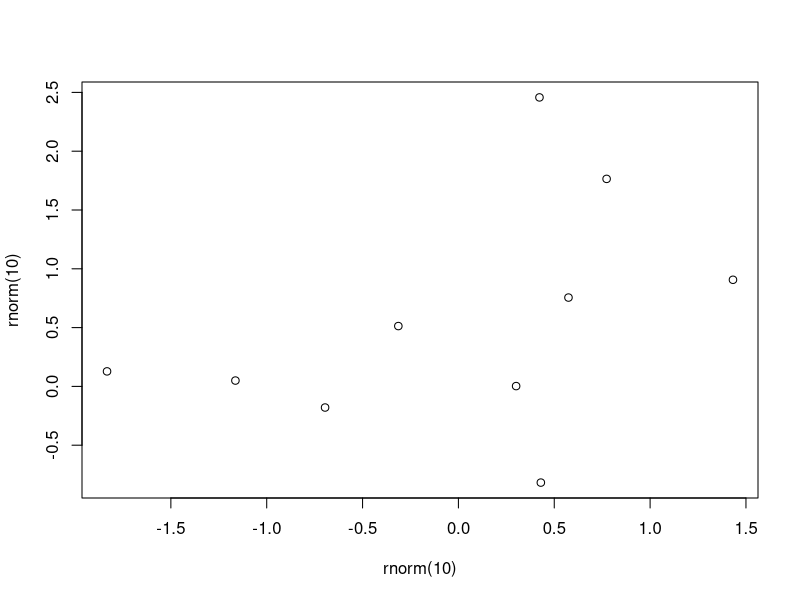
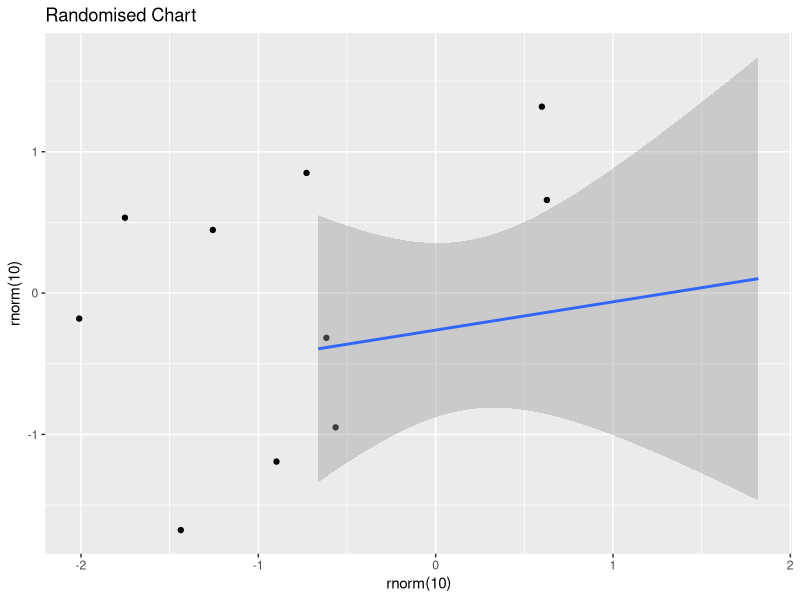

Generate these figures, in order, with R:
plot(rnorm(10), rnorm(10))

library(ggplot2)
ggplot() + aes(x=rnorm(10), y=rnorm(10)) + geom_point() + geom_smooth(method = 'lm', se = TRUE) + ggtitle("Randomised Chart")